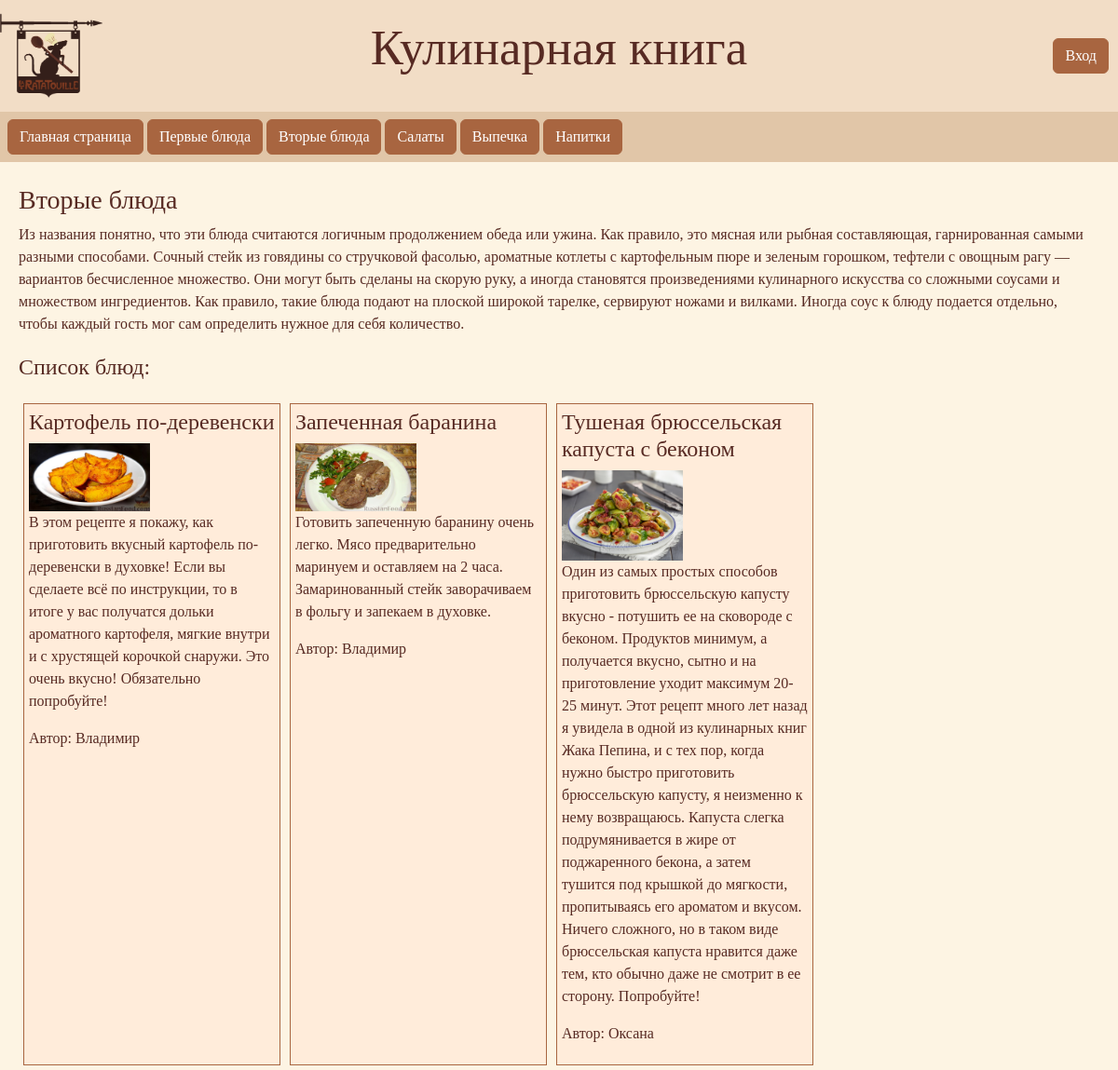
Screenshot of /main_dishes with the database file from the repository.
### culinary_guide/models.py (models this page shows)
class Dishes(models.Model):
    title = models.CharField(max_length=200)
    description = models.TextField()
    products = models.TextField()
    recipe = models.TextField()
    image = models.CharField(max_length=200, default='')
    category = models.ForeignKey(Categories, on_delete=models.CASCADE)
    user = models.ForeignKey(User, on_delete=models.CASCADE)

### culinary_guide/views.py (the view)
# urls.py: path('main_dishes', views.main_dishes, name='main_dishes'),
def main_dishes(request):
    dishes = Dishes.objects.filter(category=2)
    return render(request, 'main_dishes.html', {'dishes': dishes})

### culinary_guide/templates/main_dishes.html (shortened to what this page needs)
{% extends "base.html" %}
{% load static %}
{% block content %}
    <div>
        <h3>
            Вторые блюда
        </h3>
    </div>
    <div class="temp">
        Из названия понятно, что эти блюда считаются логичным продолжением обеда или ужина. Как правило, это
        мясная или рыбная составляющая, гарнированная самыми разными способами. Сочный стейк из говядины со
        стручковой фасолью, ароматные котлеты с картофельным пюре и зеленым горошком, тефтели с овощным
        рагу — вариантов бесчисленное множество. Они могут быть сделаны на скорую руку, а иногда становятся
        произведениями кулинарного искусства со сложными соусами и множеством ингредиентов. Как правило, такие
        блюда подают на плоской широкой тарелке, сервируют ножами и вилками. Иногда соус к блюду подается
        отдельно, чтобы каждый гость мог сам определить нужное для себя количество.
    </div>
    <div>
        <div class="el">
            <h4>Список блюд:</h4>
        </div>
        <div class="d-flex flex-wrap">
            {% for dish in dishes %}
                <div class="dish">
                    <a href="dish_info/{{dish.id}}" class="text-decoration-none text-reset">
                        <div>
                            <h4>
                                {{dish.title}}
                            </h4>
                            <img class="image" src={% static dish.image %}>
                            <p>
                                {{dish.description}}
                            </p>
                            <p>
                                Автор: {{dish.user}}
                            </p>
                        </div>
                    </a>
                </div>
            {% endfor %}
        </div>
    </div>
{% endblock %}

### culinary_guide/static/css/style.css (style rules this page uses)
.dish { width: 23vw; margin: 5px; padding: 5px; background-color: #FFECDA; border: 1px double #A86540; text-decoration: none; }
.image { width: 130px; }
.el { margin: 20px 0; }

### rows the page displays
Dishes: title "Картофель по-деревенски", image (picture), description "В этом рецепте я покажу, как приготовить вкусный картофель по-деревенски в духовке! Если вы сделаете всё по инструкции, то в итоге у вас получатся дольки ароматного картофеля, мягкие внутри и с хрустящей корочкой снаружи. Это очень вкусно! Обязательно попробуйте!", user "Владимир"
Dishes: title "Запеченная баранина", image (picture), description "Готовить запеченную баранину очень легко. Мясо предварительно маринуем и оставляем на 2 часа. Замаринованный стейк заворачиваем в фольгу и запекаем в духовке.", user "Владимир"
Dishes: title "Тушеная брюссельская капуста с беконом", image (picture), description "Один из самых простых способов приготовить брюссельскую капусту вкусно - потушить ее на сковороде с беконом. Продуктов минимум, а получается вкусно, сытно и на приготовление уходит максимум 20-25 минут. Этот рецепт много лет назад я увидела в одной из кулинарных книг Жака Пепина, и с тех пор, когда нужно быстро приготовить брюссельскую капусту, я неизменно к нему возвращаюсь. Капуста слегка подрумянивается в жире от поджаренного бекона, а затем тушится под крышкой до мягкости, пропитываясь его ароматом и вкусом. Ничего сложного, но в таком виде брюссельская капуста нравится даже тем, кто обычно даже не смотрит в ее сторону. Попробуйте!", user "Оксана"
